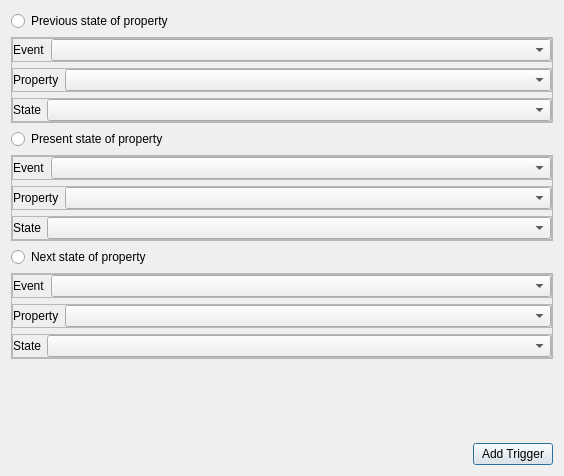
<?xml version="1.0" encoding="UTF-8"?>
<ui version="4.0">
 <class>Dialog</class>
 <widget class="QDialog" name="Dialog">
  <property name="geometry">
   <rect>
    <x>0</x>
    <y>0</y>
    <width>564</width>
    <height>476</height>
   </rect>
  </property>
  <property name="windowTitle">
   <string>Dialog</string>
  </property>
  <layout class="QVBoxLayout" name="verticalLayout">
   <item>
    <widget class="QRadioButton" name="radioButton_7">
     <property name="text">
      <string>Previous state of property</string>
     </property>
    </widget>
   </item>
   <item>
    <widget class="QFrame" name="frame">
     <property name="sizePolicy">
      <sizepolicy hsizetype="Expanding" vsizetype="Fixed">
       <horstretch>0</horstretch>
       <verstretch>0</verstretch>
      </sizepolicy>
     </property>
     <property name="frameShape">
      <enum>QFrame::Shape::StyledPanel</enum>
     </property>
     <property name="frameShadow">
      <enum>QFrame::Shadow::Raised</enum>
     </property>
     <layout class="QVBoxLayout" name="verticalLayout_2">
      <property name="leftMargin">
       <number>0</number>
      </property>
      <property name="topMargin">
       <number>0</number>
      </property>
      <property name="rightMargin">
       <number>0</number>
      </property>
      <property name="bottomMargin">
       <number>0</number>
      </property>
      <item>
       <widget class="QFrame" name="frame_28">
        <property name="sizePolicy">
         <sizepolicy hsizetype="Expanding" vsizetype="Fixed">
          <horstretch>0</horstretch>
          <verstretch>0</verstretch>
         </sizepolicy>
        </property>
        <property name="frameShape">
         <enum>QFrame::Shape::StyledPanel</enum>
        </property>
        <property name="frameShadow">
         <enum>QFrame::Shadow::Raised</enum>
        </property>
        <layout class="QHBoxLayout" name="horizontalLayout_24" stretch="0,7">
         <property name="leftMargin">
          <number>0</number>
         </property>
         <property name="topMargin">
          <number>0</number>
         </property>
         <property name="rightMargin">
          <number>0</number>
         </property>
         <property name="bottomMargin">
          <number>0</number>
         </property>
         <item>
          <widget class="QLabel" name="label_12">
           <property name="text">
            <string>Event</string>
           </property>
          </widget>
         </item>
         <item>
          <widget class="QComboBox" name="comboBox_15">
           <property name="mouseTracking">
            <bool>false</bool>
           </property>
          </widget>
         </item>
        </layout>
       </widget>
      </item>
      <item>
       <widget class="QFrame" name="frame_42">
        <property name="sizePolicy">
         <sizepolicy hsizetype="Expanding" vsizetype="Fixed">
          <horstretch>0</horstretch>
          <verstretch>0</verstretch>
         </sizepolicy>
        </property>
        <property name="frameShape">
         <enum>QFrame::Shape::StyledPanel</enum>
        </property>
        <property name="frameShadow">
         <enum>QFrame::Shadow::Raised</enum>
        </property>
        <layout class="QHBoxLayout" name="horizontalLayout_30" stretch="0,7">
         <property name="leftMargin">
          <number>0</number>
         </property>
         <property name="topMargin">
          <number>0</number>
         </property>
         <property name="rightMargin">
          <number>0</number>
         </property>
         <property name="bottomMargin">
          <number>0</number>
         </property>
         <item>
          <widget class="QLabel" name="label_26">
           <property name="text">
            <string>Property</string>
           </property>
          </widget>
         </item>
         <item>
          <widget class="QComboBox" name="comboBox_21"/>
         </item>
        </layout>
       </widget>
      </item>
      <item>
       <widget class="QFrame" name="frame_29">
        <property name="sizePolicy">
         <sizepolicy hsizetype="Expanding" vsizetype="Fixed">
          <horstretch>0</horstretch>
          <verstretch>0</verstretch>
         </sizepolicy>
        </property>
        <property name="frameShape">
         <enum>QFrame::Shape::StyledPanel</enum>
        </property>
        <property name="frameShadow">
         <enum>QFrame::Shadow::Raised</enum>
        </property>
        <layout class="QHBoxLayout" name="horizontalLayout_23" stretch="0,7">
         <property name="leftMargin">
          <number>0</number>
         </property>
         <property name="topMargin">
          <number>0</number>
         </property>
         <property name="rightMargin">
          <number>0</number>
         </property>
         <property name="bottomMargin">
          <number>0</number>
         </property>
         <item>
          <widget class="QLabel" name="label_27">
           <property name="text">
            <string>State</string>
           </property>
          </widget>
         </item>
         <item>
          <widget class="QComboBox" name="comboBox_14"/>
         </item>
        </layout>
       </widget>
      </item>
     </layout>
    </widget>
   </item>
   <item>
    <widget class="QRadioButton" name="radioButton_6">
     <property name="text">
      <string>Present state of property</string>
     </property>
    </widget>
   </item>
   <item>
    <widget class="QFrame" name="frame_2">
     <property name="sizePolicy">
      <sizepolicy hsizetype="Expanding" vsizetype="Fixed">
       <horstretch>0</horstretch>
       <verstretch>0</verstretch>
      </sizepolicy>
     </property>
     <property name="frameShape">
      <enum>QFrame::Shape::StyledPanel</enum>
     </property>
     <property name="frameShadow">
      <enum>QFrame::Shadow::Raised</enum>
     </property>
     <layout class="QVBoxLayout" name="verticalLayout_3">
      <property name="leftMargin">
       <number>0</number>
      </property>
      <property name="topMargin">
       <number>0</number>
      </property>
      <property name="rightMargin">
       <number>0</number>
      </property>
      <property name="bottomMargin">
       <number>0</number>
      </property>
      <item>
       <widget class="QFrame" name="frame_30">
        <property name="sizePolicy">
         <sizepolicy hsizetype="Expanding" vsizetype="Fixed">
          <horstretch>0</horstretch>
          <verstretch>0</verstretch>
         </sizepolicy>
        </property>
        <property name="frameShape">
         <enum>QFrame::Shape::StyledPanel</enum>
        </property>
        <property name="frameShadow">
         <enum>QFrame::Shadow::Raised</enum>
        </property>
        <layout class="QHBoxLayout" name="horizontalLayout_25" stretch="0,7">
         <property name="leftMargin">
          <number>0</number>
         </property>
         <property name="topMargin">
          <number>0</number>
         </property>
         <property name="rightMargin">
          <number>0</number>
         </property>
         <property name="bottomMargin">
          <number>0</number>
         </property>
         <item>
          <widget class="QLabel" name="label_13">
           <property name="text">
            <string>Event</string>
           </property>
          </widget>
         </item>
         <item>
          <widget class="QComboBox" name="comboBox_16"/>
         </item>
        </layout>
       </widget>
      </item>
      <item>
       <widget class="QFrame" name="frame_43">
        <property name="sizePolicy">
         <sizepolicy hsizetype="Expanding" vsizetype="Fixed">
          <horstretch>0</horstretch>
          <verstretch>0</verstretch>
         </sizepolicy>
        </property>
        <property name="frameShape">
         <enum>QFrame::Shape::StyledPanel</enum>
        </property>
        <property name="frameShadow">
         <enum>QFrame::Shadow::Raised</enum>
        </property>
        <layout class="QHBoxLayout" name="horizontalLayout_31" stretch="0,7">
         <property name="leftMargin">
          <number>0</number>
         </property>
         <property name="topMargin">
          <number>0</number>
         </property>
         <property name="rightMargin">
          <number>0</number>
         </property>
         <property name="bottomMargin">
          <number>0</number>
         </property>
         <item>
          <widget class="QLabel" name="label_28">
           <property name="text">
            <string>Property</string>
           </property>
          </widget>
         </item>
         <item>
          <widget class="QComboBox" name="comboBox_22"/>
         </item>
        </layout>
       </widget>
      </item>
      <item>
       <widget class="QFrame" name="frame_31">
        <property name="sizePolicy">
         <sizepolicy hsizetype="Expanding" vsizetype="Fixed">
          <horstretch>0</horstretch>
          <verstretch>0</verstretch>
         </sizepolicy>
        </property>
        <property name="frameShape">
         <enum>QFrame::Shape::StyledPanel</enum>
        </property>
        <property name="frameShadow">
         <enum>QFrame::Shadow::Raised</enum>
        </property>
        <layout class="QHBoxLayout" name="horizontalLayout_26" stretch="0,7">
         <property name="leftMargin">
          <number>0</number>
         </property>
         <property name="topMargin">
          <number>0</number>
         </property>
         <property name="rightMargin">
          <number>0</number>
         </property>
         <property name="bottomMargin">
          <number>0</number>
         </property>
         <item>
          <widget class="QLabel" name="label_29">
           <property name="text">
            <string>State</string>
           </property>
          </widget>
         </item>
         <item>
          <widget class="QComboBox" name="comboBox_17"/>
         </item>
        </layout>
       </widget>
      </item>
     </layout>
    </widget>
   </item>
   <item>
    <widget class="QRadioButton" name="radioButton_5">
     <property name="text">
      <string>Next state of property</string>
     </property>
    </widget>
   </item>
   <item>
    <widget class="QFrame" name="frame_3">
     <property name="sizePolicy">
      <sizepolicy hsizetype="Expanding" vsizetype="Fixed">
       <horstretch>0</horstretch>
       <verstretch>0</verstretch>
      </sizepolicy>
     </property>
     <property name="frameShape">
      <enum>QFrame::Shape::StyledPanel</enum>
     </property>
     <property name="frameShadow">
      <enum>QFrame::Shadow::Raised</enum>
     </property>
     <layout class="QVBoxLayout" name="verticalLayout_4">
      <property name="leftMargin">
       <number>0</number>
      </property>
      <property name="topMargin">
       <number>0</number>
      </property>
      <property name="rightMargin">
       <number>0</number>
      </property>
      <property name="bottomMargin">
       <number>0</number>
      </property>
      <item>
       <widget class="QFrame" name="frame_32">
        <property name="sizePolicy">
         <sizepolicy hsizetype="Expanding" vsizetype="Fixed">
          <horstretch>0</horstretch>
          <verstretch>0</verstretch>
         </sizepolicy>
        </property>
        <property name="frameShape">
         <enum>QFrame::Shape::StyledPanel</enum>
        </property>
        <property name="frameShadow">
         <enum>QFrame::Shadow::Raised</enum>
        </property>
        <layout class="QHBoxLayout" name="horizontalLayout_27" stretch="0,7">
         <property name="leftMargin">
          <number>0</number>
         </property>
         <property name="topMargin">
          <number>0</number>
         </property>
         <property name="rightMargin">
          <number>0</number>
         </property>
         <property name="bottomMargin">
          <number>0</number>
         </property>
         <item>
          <widget class="QLabel" name="label_14">
           <property name="text">
            <string>Event</string>
           </property>
          </widget>
         </item>
         <item>
          <widget class="QComboBox" name="comboBox_18"/>
         </item>
        </layout>
       </widget>
      </item>
      <item>
       <widget class="QFrame" name="frame_44">
        <property name="sizePolicy">
         <sizepolicy hsizetype="Expanding" vsizetype="Fixed">
          <horstretch>0</horstretch>
          <verstretch>0</verstretch>
         </sizepolicy>
        </property>
        <property name="frameShape">
         <enum>QFrame::Shape::StyledPanel</enum>
        </property>
        <property name="frameShadow">
         <enum>QFrame::Shadow::Raised</enum>
        </property>
        <layout class="QHBoxLayout" name="horizontalLayout_32" stretch="0,7">
         <property name="leftMargin">
          <number>0</number>
         </property>
         <property name="topMargin">
          <number>0</number>
         </property>
         <property name="rightMargin">
          <number>0</number>
         </property>
         <property name="bottomMargin">
          <number>0</number>
         </property>
         <item>
          <widget class="QLabel" name="label_30">
           <property name="text">
            <string>Property</string>
           </property>
          </widget>
         </item>
         <item>
          <widget class="QComboBox" name="comboBox_23"/>
         </item>
        </layout>
       </widget>
      </item>
      <item>
       <widget class="QFrame" name="frame_33">
        <property name="sizePolicy">
         <sizepolicy hsizetype="Expanding" vsizetype="Fixed">
          <horstretch>0</horstretch>
          <verstretch>0</verstretch>
         </sizepolicy>
        </property>
        <property name="frameShape">
         <enum>QFrame::Shape::StyledPanel</enum>
        </property>
        <property name="frameShadow">
         <enum>QFrame::Shadow::Raised</enum>
        </property>
        <layout class="QHBoxLayout" name="horizontalLayout_28" stretch="0,7">
         <property name="leftMargin">
          <number>0</number>
         </property>
         <property name="topMargin">
          <number>0</number>
         </property>
         <property name="rightMargin">
          <number>0</number>
         </property>
         <property name="bottomMargin">
          <number>0</number>
         </property>
         <item>
          <widget class="QLabel" name="label_31">
           <property name="text">
            <string>State</string>
           </property>
          </widget>
         </item>
         <item>
          <widget class="QComboBox" name="comboBox_19"/>
         </item>
        </layout>
       </widget>
      </item>
     </layout>
    </widget>
   </item>
   <item>
    <spacer name="verticalSpacer_7">
     <property name="orientation">
      <enum>Qt::Orientation::Vertical</enum>
     </property>
     <property name="sizeHint" stdset="0">
      <size>
       <width>20</width>
       <height>40</height>
      </size>
     </property>
    </spacer>
   </item>
   <item alignment="Qt::AlignmentFlag::AlignRight">
    <widget class="QPushButton" name="pushButton">
     <property name="text">
      <string>Add Trigger</string>
     </property>
    </widget>
   </item>
  </layout>
 </widget>
 <resources/>
 <connections/>
</ui>
